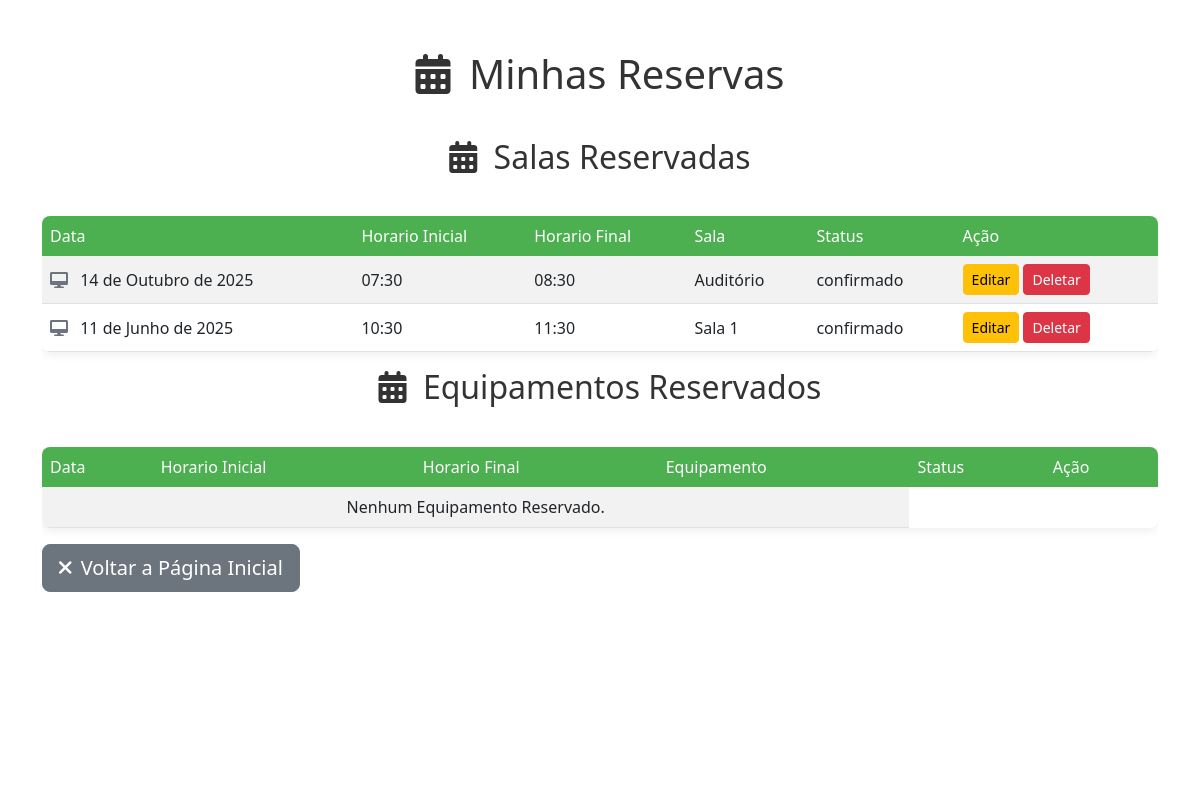
Page /reservas/ on the earlier database version.
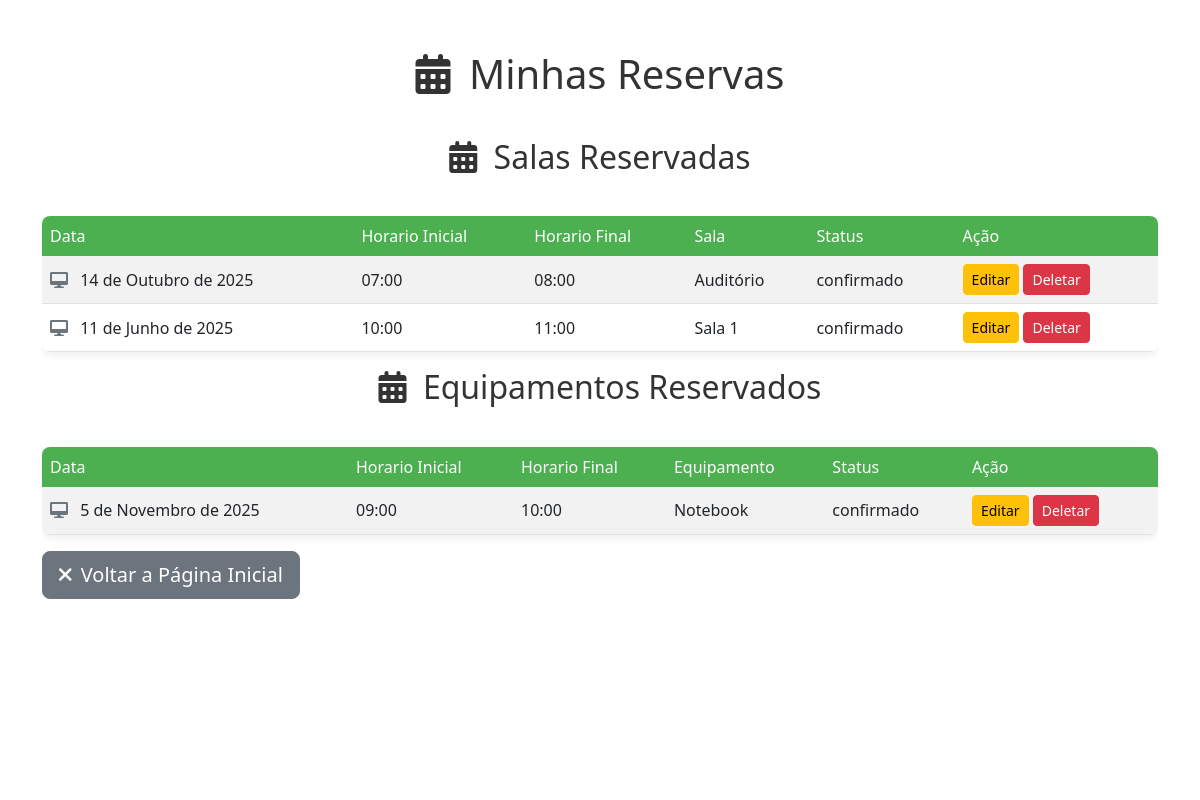
Same page on the later database version.
### app/models.py (models this page shows, shortened)
class ReservaSala(models.Model):
    sala = models.ForeignKey(Sala, on_delete=models.PROTECT)
    data = models.DateField()
    hora_inicio = models.TimeField()
    hora_fim = models.TimeField()
    status = models.CharField(max_length=50, default='confirmado')

class Sala(models.Model):
    idSala = models.AutoField(primary_key=True)
    nome = models.CharField(max_length=100)
    capacidade = models.IntegerField()
    statusDisponibilidade = models.CharField(max_length=50, default='disponível')
    def __str__(self):
        return self.nome

class ReservaEquipamento(models.Model):
    equipamento = models.ForeignKey(Equipamento, on_delete=models.PROTECT)
    data = models.DateField()
    hora_inicio = models.TimeField()
    hora_fim = models.TimeField()
    status = models.CharField(max_length=50, default='confirmado')

class Equipamento(models.Model):
    idEquipamento = models.AutoField(primary_key=True)
    tipo = models.CharField(max_length=50)
    statusDisponibilidade = models.CharField(max_length=50, default='disponível')
    def __str__(self):
        return self.tipo

### app/views.py (the view)
# urls.py: path('reservas/', reservas, name='reservas'),
def reservas(request):
    reservasSala = ReservaSala.objects.all().order_by('-data', '-hora_inicio', '-hora_fim')
    reservasEquipamento = ReservaEquipamento.objects.all().order_by('-data', '-hora_inicio', '-hora_fim')
    return render(request, 'reservas.html', {'reservaSala': reservasSala, 'reservaEquipamento': reservasEquipamento })

### app/templates/reservas.html (shortened to what this page needs)
{% load static %}
<!DOCTYPE html>
<html lang="pt-br">
<head>
    <link href="https://cdn.jsdelivr.net/npm/bootstrap@5.3.0/dist/css/bootstrap.min.css" rel="stylesheet">
    <link rel="stylesheet" href="https://cdnjs.cloudflare.com/ajax/libs/font-awesome/6.0.0-beta3/css/all.min.css" />
</head>
<body>
    <div class="page-background"></div>
    <div class="container dashboard-container">
        <h1 class="welcome-header">
            <i class="fas fa-calendar-alt me-2"></i> Minhas Reservas
        </h1>
        <h2 class="welcome-header">
            <i class="fas fa-calendar-alt me-2"></i> Salas Reservadas
        </h2>
        <div class="table-responsive">
            <table class="table table-striped table-hover align-middle">
                <thead>
                    <tr>
                        <th scope="col">Data</th>
                        <th scope="col">Horario Inicial</th>
                        <th scope="col">Horario Final</th>
                        <th scope="col">Sala</th>
                        <th scope="col">Status</th>
                        <th scope="col">Ação</th>
                    </tr>
                </thead>
                <tbody>
                    {%for r in reservaSala%}
                    <tr>
                        <td><i class="fas fa-desktop me-2 text-secondary"></i> {{ r.data }}</td>
                        <td>{{ r.hora_inicio }}</td>
                        <td>{{ r.hora_fim }}</td>
                        <td>{{ r.sala }}</td>
                        <td>{{ r.status }}</td>
                        <td>
                            <a href="{% url 'editar_reserva_sala' r.id %}" class="btn btn-warning btn-sm">Editar</a>
                            <a href="{% url 'deletar_reserva_sala' r.id %}" class="btn btn-danger btn-sm">Deletar</a>
                        </td>
                    {% empty %}
                    <tr>
                        <td colspan="4" class="text-center">Nenhum aluno cadastrado.</td>
                    </tr>
                    {%endfor%}
                </tbody>
            </table>
        </div>
        <h2 class="welcome-header">
            <i class="fas fa-calendar-alt me-2"></i> Equipamentos Reservados
        </h2>
        <div class="table-responsive">
            <table class="table table-striped table-hover align-middle">
                <thead>
                    <tr>
                        <th scope="col">Data</th>
                        <th scope="col">Horario Inicial</th>
                        <th scope="col">Horario Final</th>
                        <th scope="col">Equipamento</th>
                        <th scope="col">Status</th>
                        <th scope="col">Ação</th>
                    </tr>
                </thead>
                <tbody>
                    {%for r in reservaEquipamento%}
                    <tr>
                        <td><i class="fas fa-desktop me-2 text-secondary"></i> {{ r.data }}</td>
                        <td>{{ r.hora_inicio }}</td>
                        <td>{{ r.hora_fim }}</td>
                        <td>{{ r.equipamento }}</td>
                        <td>{{ r.status }}</td>
                        <td>
                            <a href="{% url 'editar_reserva_equipamento' r.id %}" class="btn btn-warning btn-sm">Editar</a>
                            <a href="{% url 'deletar_reserva_equipamento' r.id %}" class="btn btn-danger btn-sm">Deletar</a>
                        </td>
                    </tr>
                    {% empty %}
                    <tr>
                        <td colspan="4" class="text-center">Nenhum Equipamento Reservado.</td>
                    </tr>
                    {%endfor%}
                </tbody>
            </table>
        </div>
        <a href="{% url 'index' %}" class="btn btn-secondary btn-lg order-md-1">
            <i class="fas fa-times me-1"></i> Voltar a Página Inicial
        </a>
    </div>
</body>
</html>

### app/templates/reservas.html (style rules this page uses)
:root { --if-green: #4CAF50; --if-green-dark: #45a049; }
body { background-color: #ffffff; position: relative; }
.page-background { position: absolute; top: 0; left: 0; width: 100%; height: 100%; overflow: hidden; z-index: -1; }
.page-background::before { content: ''; position: absolute; top: 0; left: 0; width: 100%; height: 100%; background-image: url('https://www.ifbaiano.edu.br/unidades/bonfim/files/2019/09/imagem-destacada-alunas.jpg'); background-size: cover; background-position: center; background-repeat: no-repeat; opacity: 0.15; }
.dashboard-container { padding-top: 50px; padding-bottom: 50px; min-height: 100vh; }
.welcome-header { margin-bottom: 40px; font-weight: 300; text-align: center; color: #333; }
.table { background-color: white; border-radius: 8px; overflow: hidden; box-shadow: 0 2px 10px rgba(0, 0, 0, 0.08); }
.table thead th { background-color: var(--if-green); color: white; font-weight: 500; border-bottom: none; }

Differences in the rows shown:
changed ReservaSala "14 de Outubro de 2025": hora_inicio "07:30" → "07:00"; hora_fim "08:30" → "08:00"
changed ReservaSala "11 de Junho de 2025": hora_inicio "10:30" → "10:00"; hora_fim "11:30" → "11:00"
added ReservaEquipamento: data "5 de Novembro de 2025", hora_inicio "09:00", hora_fim "10:00", equipamento "Notebook", status "confirmado"
Other differences:
text no longer shown: "Nenhum Equipamento Reservado."
